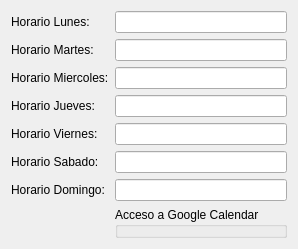
             <widget class="QWidget" name="tab_8">
              <attribute name="title">
               <string>Agenda</string>
              </attribute>
              <layout class="QGridLayout" name="gridLayout_15">
               <item row="5" column="1">
                <widget class="QLineEdit" name="horarios_sabado"/>
               </item>
               <item row="1" column="0">
                <widget class="QLabel" name="label_47">
                 <property name="text">
                  <string>Horario Martes:</string>
                 </property>
                </widget>
               </item>
               <item row="3" column="1">
                <widget class="QLineEdit" name="horarios_jueves"/>
               </item>
               <item row="0" column="1">
                <widget class="QLineEdit" name="horarios_lunes">
                 <property name="clearButtonEnabled">
                  <bool>true</bool>
                 </property>
                </widget>
               </item>
               <item row="0" column="0">
                <widget class="QLabel" name="label_46">
                 <property name="text">
                  <string>Horario Lunes:</string>
                 </property>
                </widget>
               </item>
               <item row="4" column="0">
                <widget class="QLabel" name="label_45">
                 <property name="text">
                  <string>Horario Viernes:</string>
                 </property>
                </widget>
               </item>
               <item row="6" column="0">
                <widget class="QLabel" name="label_70">
                 <property name="text">
                  <string>Horario Domingo:</string>
                 </property>
                </widget>
               </item>
               <item row="3" column="0">
                <widget class="QLabel" name="label_44">
                 <property name="text">
                  <string>Horario Jueves:</string>
                 </property>
                </widget>
               </item>
               <item row="1" column="1">
                <widget class="QLineEdit" name="horarios_martes">
                 <property name="clearButtonEnabled">
                  <bool>true</bool>
                 </property>
                </widget>
               </item>
               <item row="5" column="0">
                <widget class="QLabel" name="label_69">
                 <property name="text">
                  <string>Horario Sabado:</string>
                 </property>
                </widget>
               </item>
               <item row="2" column="1">
                <widget class="QLineEdit" name="horarios_miercoles">
                 <property name="clearButtonEnabled">
                  <bool>true</bool>
                 </property>
                </widget>
               </item>
               <item row="2" column="0">
                <widget class="QLabel" name="label_48">
                 <property name="text">
                  <string>Horario Miercoles:</string>
                 </property>
                </widget>
               </item>
               <item row="7" column="1">
                <widget class="QGroupBox" name="groupBox_7">
                 <property name="title">
                  <string>Acceso a Google Calendar</string>
                 </property>
                 <widget class="QLineEdit" name="google_id">
                  <property name="geometry">
                   <rect>
                    <x>190</x>
                    <y>40</y>
                    <width>341</width>
                    <height>32</height>
                   </rect>
                  </property>
                 </widget>
                 <widget class="QLineEdit" name="google_acces_token">
                  <property name="geometry">
                   <rect>
                    <x>190</x>
                    <y>80</y>
                    <width>341</width>
                    <height>32</height>
                   </rect>
                  </property>
                 </widget>
                 <widget class="QLineEdit" name="google_refresh_token">
                  <property name="geometry">
                   <rect>
                    <x>190</x>
                    <y>120</y>
                    <width>341</width>
                    <height>32</height>
                   </rect>
                  </property>
                 </widget>
                 <widget class="QLineEdit" name="googletoken_expires_at">
                  <property name="geometry">
                   <rect>
                    <x>190</x>
                    <y>160</y>
                    <width>341</width>
                    <height>32</height>
                   </rect>
                  </property>
                 </widget>
                 <widget class="QLabel" name="label_72">
                  <property name="geometry">
                   <rect>
                    <x>20</x>
                    <y>50</y>
                    <width>161</width>
                    <height>18</height>
                   </rect>
                  </property>
                  <property name="text">
                   <string>Google Calendar ID:</string>
                  </property>
                 </widget>
                 <widget class="QLabel" name="label_73">
                  <property name="geometry">
                   <rect>
                    <x>20</x>
                    <y>90</y>
                    <width>161</width>
                    <height>18</height>
                   </rect>
                  </property>
                  <property name="text">
                   <string>oauth Acces Token:</string>
                  </property>
                 </widget>
                 <widget class="QLabel" name="label_76">
                  <property name="geometry">
                   <rect>
                    <x>20</x>
                    <y>130</y>
                    <width>161</width>
                    <height>18</height>
                   </rect>
                  </property>
                  <property name="text">
                   <string>oauth Refresh Token:</string>
                  </property>
                 </widget>
                 <widget class="QLabel" name="label_77">
                  <property name="geometry">
                   <rect>
                    <x>20</x>
                    <y>170</y>
                    <width>161</width>
                    <height>18</height>
                   </rect>
                  </property>
                  <property name="text">
                   <string> Token Expirity:</string>
                  </property>
                 </widget>
                 <widget class="QLineEdit" name="google_email">
                  <property name="geometry">
                   <rect>
                    <x>730</x>
                    <y>40</y>
                    <width>291</width>
                    <height>32</height>
                   </rect>
                  </property>
                 </widget>
                 <widget class="QLabel" name="label_6">
                  <property name="geometry">
                   <rect>
                    <x>560</x>
                    <y>50</y>
                    <width>161</width>
                    <height>18</height>
                   </rect>
                  </property>
                  <property name="text">
                   <string>Google email:</string>
                  </property>
                 </widget>
                </widget>
               </item>
               <item row="6" column="1">
                <widget class="QLineEdit" name="horarios_domingo"/>
               </item>
               <item row="4" column="1">
                <widget class="QLineEdit" name="horarios_viernes"/>
               </item>
              </layout>
             </widget>
